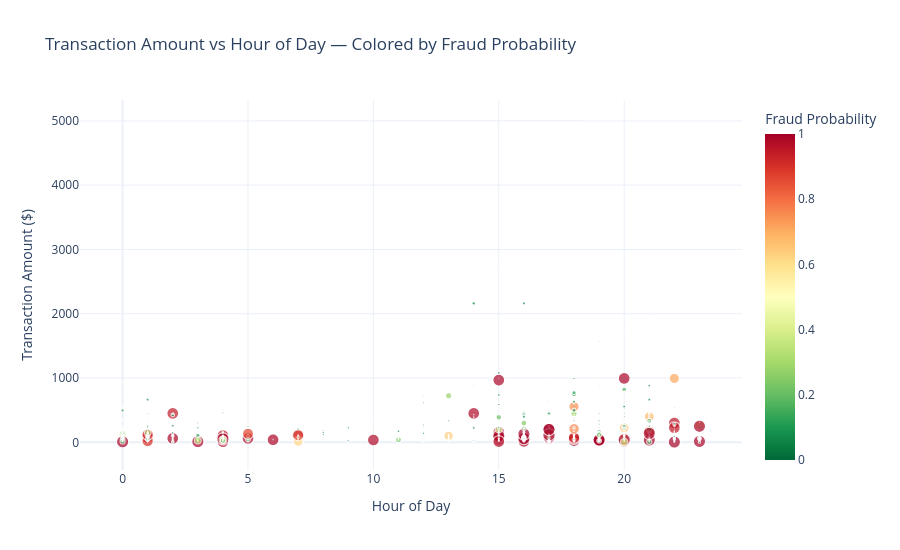

The cell this chart's notebook holds for it:
### Markdown cell above
## Interactive Plotly Visualization

### Code cell
#  Interactive Scatter: TransactionAmt vs HourOfDay colored by FraudProbability
plot_sample = risk_df.sample(min(3000, len(risk_df)), random_state=42)

fig = px.scatter(
    plot_sample,
    x='HourOfDay',
    y='TransactionAmt',
    color='FraudProbability',
    color_continuous_scale='RdYlGn_r',
    size='FraudProbability',
    size_max=12,
    opacity=0.7,
    hover_data=['RiskTier', 'TrueLabel'],
    title='Transaction Amount vs Hour of Day — Colored by Fraud Probability',
    labels={'HourOfDay': 'Hour of Day', 'TransactionAmt': 'Transaction Amount ($)',
            'FraudProbability': 'Fraud Probability'}
)
fig.update_layout(height=550, template='plotly_white')
fig.show()
fig.write_html('charts/interactive_scatter.html')
print(' Saved: charts/interactive_scatter.html')

### Figure 1 — Plotly figure (JSON) as saved in the notebook; plotly's stock layout.template omitted (floating-point values rounded to 4 significant figures; data arrays with more than 128 entries replaced by an {"elided": "..."} marker saying what was removed)
{"data": [{"customdata": {"elided": "3000x2 mixed values"}, "hovertemplate": "Hour of Day=%{x}<br>Transaction Amount ($)=%{y}<br>Fraud Probability=%{marker.color}<br>RiskTier=%{customdata[0]}<br>TrueLabel=%{customdata[1]}<extra></extra>", "legendgroup": "", "marker": {"color": {"elided": "3000 float values"}, "coloraxis": "coloraxis", "opacity": 0.7, "size": {"elided": "3000 float values"}, "sizemode": "area", "sizeref": 0.006944, "symbol": "circle"}, "mode": "markers", "name": "", "showlegend": false, "type": "scattergl", "x": {"elided": "3000 int values"}, "xaxis": "x", "y": {"elided": "3000 float values"}, "yaxis": "y"}], "layout": {"coloraxis": {"colorbar": {"title": {"text": "Fraud Probability"}}, "colorscale": [[0, "rgb(0,104,55)"], [0.1, "rgb(26,152,80)"], [0.2, "rgb(102,189,99)"], [0.3, "rgb(166,217,106)"], [0.4, "rgb(217,239,139)"], [0.5, "rgb(255,255,191)"], [0.6, "rgb(254,224,139)"], [0.7, "rgb(253,174,97)"], [0.8, "rgb(244,109,67)"], [0.9, "rgb(215,48,39)"], [1, "rgb(165,0,38)"]]}, "height": 550, "legend": {"itemsizing": "constant", "tracegroupgap": 0}, "title": {"text": "Transaction Amount vs Hour of Day — Colored by Fraud Probability"}, "xaxis": {"anchor": "y", "domain": [0, 1], "title": {"text": "Hour of Day"}}, "yaxis": {"anchor": "x", "domain": [0, 1], "title": {"text": "Transaction Amount ($)"}}}}
